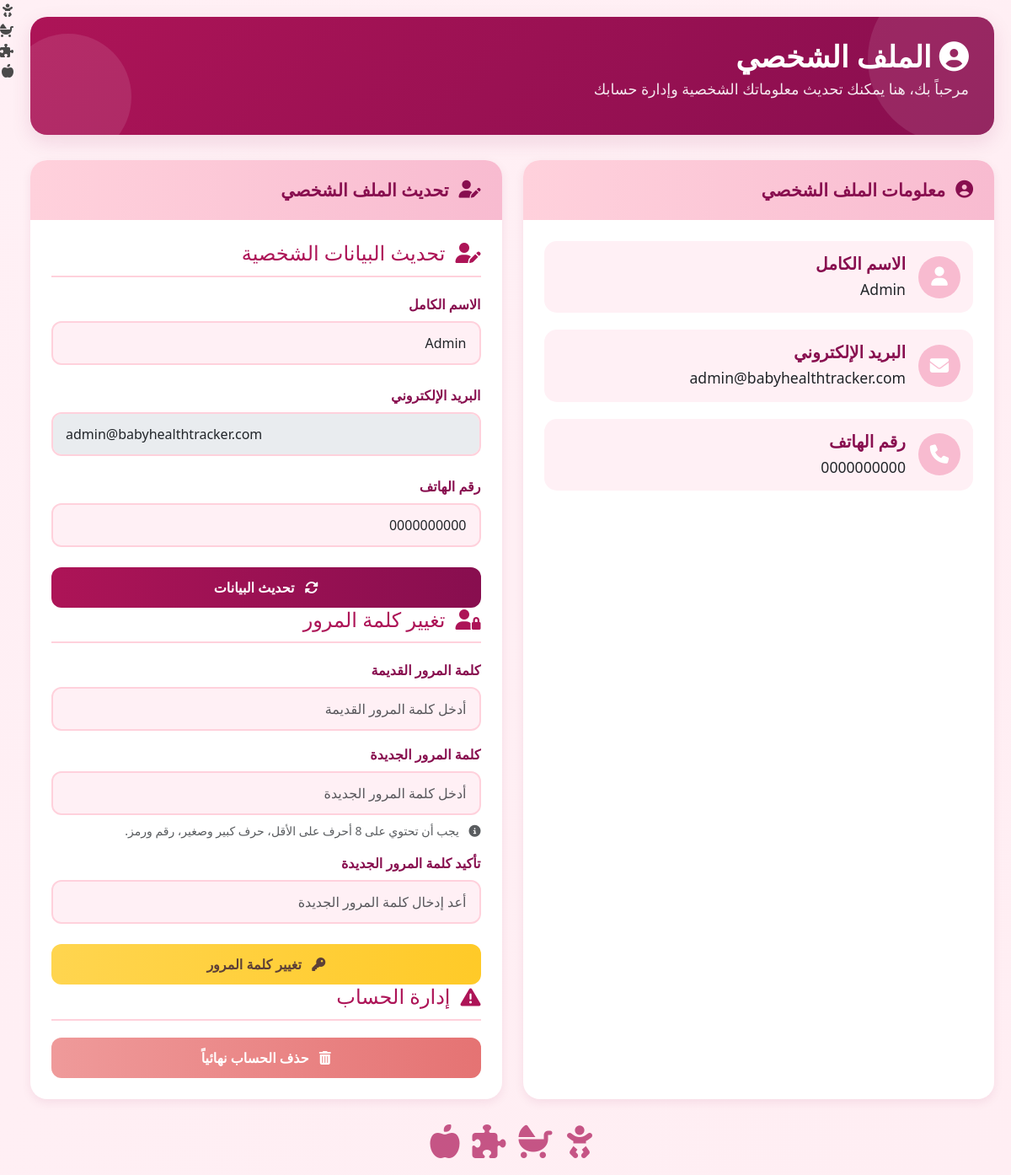
The app's page /profile.php (signed in) with its own data.
### tables this page shows
CREATE TABLE `users` (
  `id` int(11) NOT NULL,
  `full_name` varchar(100) NOT NULL,
  `email` varchar(100) NOT NULL,
  `phone` varchar(20) NOT NULL,
  `password` varchar(255) NOT NULL,
  `security_question` varchar(255) NOT NULL,
  `security_answer` varchar(255) NOT NULL,
  `user_type` enum('parent','doctor','nurse','admin') DEFAULT 'parent',
  `specialty` varchar(100) DEFAULT NULL,
  `is_active` tinyint(1) DEFAULT 1,
  `last_login` timestamp NULL DEFAULT NULL,
  `created_at` timestamp NOT NULL DEFAULT current_timestamp(),
  `clinic_address` varchar(255) DEFAULT NULL,
  `experience_years` int(11) DEFAULT NULL,
  `address` varchar(255) DEFAULT NULL,
  `latitude` decimal(10,6) DEFAULT NULL,
  `longitude` decimal(10,6) DEFAULT NULL,
  `location` text DEFAULT NULL
);

### profile.php (the view, shortened to what this page needs)
<?php
$host = 'localhost';
$db   = 'baby_tracker1';
$user = 'root';
$pass = '';
$charset = 'utf8mb4';
$dsn = "mysql:host=$host;dbname=$db;charset=$charset";
$options = [
    PDO::ATTR_ERRMODE            => PDO::ERRMODE_EXCEPTION,
    PDO::ATTR_DEFAULT_FETCH_MODE => PDO::FETCH_ASSOC,
    PDO::ATTR_EMULATE_PREPARES   => false,
];
$errors = [];
$userData = [];
try {
    $pdo = new PDO($dsn, $user, $pass, $options);
    $stmt = $pdo->prepare('SELECT * FROM users WHERE id = ?');
    $stmt->execute([$_SESSION['user_id']]);
    $userData = $stmt->fetch();
} catch (PDOException $e) {
    $errors[] = 'خطأ في الاتصال بقاعدة البيانات.';
}
?>
<!DOCTYPE html>
<html lang="ar" dir="rtl">
<head>
    <link href="https://cdn.jsdelivr.net/npm/bootstrap@5.3.2/dist/css/bootstrap.rtl.min.css" rel="stylesheet">
    <link rel="stylesheet" href="https://cdnjs.cloudflare.com/ajax/libs/font-awesome/6.4.0/css/all.min.css">
    <link rel="stylesheet" href="https://cdn.jsdelivr.net/npm/bootstrap-icons@1.10.5/font/bootstrap-icons.css">
</head>
<body>
    <div class="main-container">
        <div class="dashboard-container">
            <div class="header">
                <h1><i class="fas fa-user-circle"></i> الملف الشخصي</h1>
                <p>مرحباً بك، هنا يمكنك تحديث معلوماتك الشخصية وإدارة حسابك</p>
            </div>
            <div class="main-content">
                <div class="card">
                    <div class="card-header">
                        <i class="fas fa-user-circle"></i> معلومات الملف الشخصي
                    </div>
                    <div class="card-body">
                        <div class="profile-info">
                            <div class="info-item">
                                <div class="info-icon">
                                    <i class="fas fa-user"></i>
                                </div>
                                <div class="info-content">
                                    <h5>الاسم الكامل</h5>
                                    <p><?= htmlspecialchars($userData['full_name'] ?? '') ?></p>
                                </div>
                            </div>
                            <div class="info-item">
                                <div class="info-icon">
                                    <i class="fas fa-envelope"></i>
                                </div>
                                <div class="info-content">
                                    <h5>البريد الإلكتروني</h5>
                                    <p><?= htmlspecialchars($userData['email'] ?? '') ?></p>
                                </div>
                            </div>
                            <div class="info-item">
                                <div class="info-icon">
                                    <i class="fas fa-phone"></i>
                                </div>
                                <div class="info-content">
                                    <h5>رقم الهاتف</h5>
                                    <p><?= htmlspecialchars($userData['phone'] ?? '') ?></p>
                                </div>
                            </div>
                        </div>
                    </div>
                </div>
                <div class="card">
                    <div class="card-header">
                        <i class="fas fa-user-edit"></i> تحديث الملف الشخصي
                    </div>
                    <div class="card-body">
                        <form method="POST" action="profile.php" autocomplete="off">
                            <div class="form-section">
                                <div class="form-title">
                                    <i class="fas fa-user-edit"></i>
                                    <h4 class="m-0">تحديث البيانات الشخصية</h4>
                                </div>
                                <div class="mb-4">
                                    <label class="form-label">الاسم الكامل</label>
                                    <input type="text" name="full_name" class="form-control"
                                           value="<?= htmlspecialchars($userData['full_name'] ?? '') ?>"
                                           required placeholder="أدخل الاسم الكامل">
                                </div>
                                <div class="mb-4">
                                    <label class="form-label">البريد الإلكتروني</label>
                                    <input type="email" class="form-control"
                                           value="<?= htmlspecialchars($userData['email'] ?? '') ?>"
                                           disabled placeholder="البريد الإلكتروني">
                                </div>
                                <div class="mb-4">
                                    <label class="form-label">رقم الهاتف</label>
                                    <input type="text" name="phone" class="form-control"
                                           value="<?= htmlspecialchars($userData['phone'] ?? '') ?>"
                                           required placeholder="أدخل رقم الهاتف">
                                </div>
                                <button type="submit" name="update_profile" class="btn btn-primary w-100">
                                    <i class="fas fa-sync-alt me-2"></i> تحديث البيانات
                                </button>
                            </div>
                        </form>
                        <form method="POST" action="profile.php" autocomplete="off">
                            <div class="form-section">
                                <div class="form-title">
                                    <i class="fas fa-user-lock"></i>
                                    <h4 class="m-0">تغيير كلمة المرور</h4>
                                </div>
                                <div class="mb-3">
                                    <label class="form-label">كلمة المرور القديمة</label>
                                    <input type="password" name="old_password" class="form-control"
                                           required placeholder="أدخل كلمة المرور القديمة">
                                </div>
                                <div class="mb-3">
                                    <label class="form-label">كلمة المرور الجديدة</label>
                                    <input type="password" name="new_password" class="form-control"
                                           required placeholder="أدخل كلمة المرور الجديدة">
                                    <div class="form-text mt-2">
                                        <i class="fas fa-info-circle me-2"></i>
                                        يجب أن تحتوي على 8 أحرف على الأقل، حرف كبير وصغير، رقم ورمز.
                                    </div>
                                </div>
                                <div class="mb-4">
                                    <label class="form-label">تأكيد كلمة المرور الجديدة</label>
                                    <input type="password" name="confirm_password" class="form-control"
                                           required placeholder="أعد إدخال كلمة المرور الجديدة">
                                </div>
                                <button type="submit" name="change_password" class="btn btn-warning w-100">
                                    <i class="fas fa-key me-2"></i> تغيير كلمة المرور
                                </button>
                            </div>
                        </form>
                        <form method="POST" action="profile.php" onsubmit="return confirm('هل أنت متأكد أنك تريد حذف الحساب؟ لا يمكن التراجع!');">
                            <div class="form-section">
                                <div class="form-title">
                                    <i class="fas fa-exclamation-triangle"></i>
                                    <h4 class="m-0">إدارة الحساب</h4>
                                </div>
                                <button type="submit" name="delete_account" class="btn btn-danger w-100">
                                    <i class="fas fa-trash-alt me-2"></i> حذف الحساب نهائياً
                                </button>
                            </div>
                        </form>
                    </div>
                </div>
            </div>
            <div class="baby-icons">
                <i class="fas fa-baby baby-icon"></i>
                <i class="fas fa-baby-carriage baby-icon"></i>
                <i class="fas fa-puzzle-piece baby-icon"></i>
                <i class="fas fa-apple-alt baby-icon"></i>
            </div>
        </div>
    </div>
    <div class="floating-babies">
        <div class="floating-baby"><i class="fas fa-baby"></i></div>
        <div class="floating-baby"><i class="fas fa-baby-carriage"></i></div>
        <div class="floating-baby"><i class="fas fa-puzzle-piece"></i></div>
        <div class="floating-baby"><i class="fas fa-apple-alt"></i></div>
    </div>
</body>
</html>

### records on screen
users: full_name "Admin", email "admin@babyhealthtracker.com", phone "0000000000"
